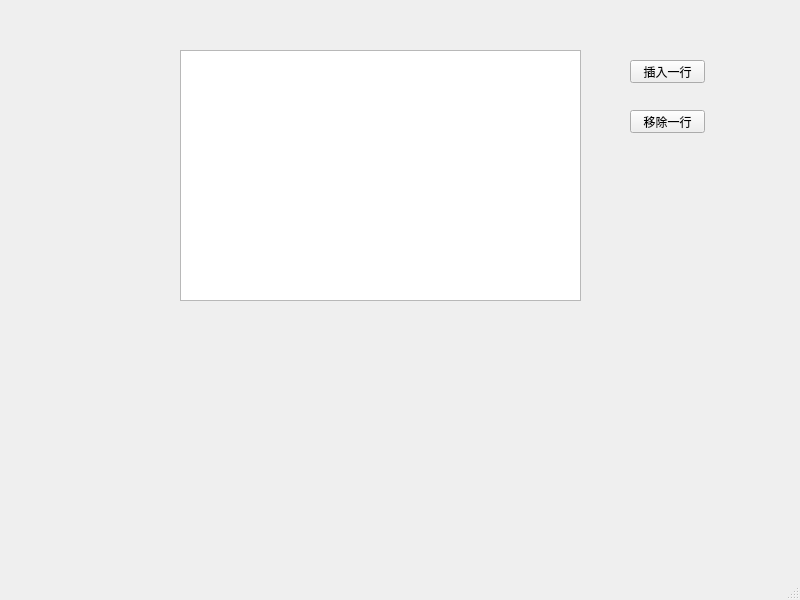
<?xml version="1.0" encoding="UTF-8"?>
<ui version="4.0">
 <class>MainWindow</class>
 <widget class="QMainWindow" name="MainWindow">
  <property name="geometry">
   <rect>
    <x>0</x>
    <y>0</y>
    <width>800</width>
    <height>600</height>
   </rect>
  </property>
  <property name="windowTitle">
   <string>MainWindow</string>
  </property>
  <widget class="QWidget" name="centralwidget">
   <widget class="QTableView" name="tableView">
    <property name="geometry">
     <rect>
      <x>180</x>
      <y>50</y>
      <width>401</width>
      <height>251</height>
     </rect>
    </property>
   </widget>
   <widget class="QPushButton" name="btnInsert">
    <property name="geometry">
     <rect>
      <x>630</x>
      <y>60</y>
      <width>75</width>
      <height>23</height>
     </rect>
    </property>
    <property name="text">
     <string>插入一行</string>
    </property>
   </widget>
   <widget class="QPushButton" name="btnRemove">
    <property name="geometry">
     <rect>
      <x>630</x>
      <y>110</y>
      <width>75</width>
      <height>23</height>
     </rect>
    </property>
    <property name="text">
     <string>移除一行</string>
    </property>
   </widget>
  </widget>
  <widget class="QMenuBar" name="menubar">
   <property name="geometry">
    <rect>
     <x>0</x>
     <y>0</y>
     <width>800</width>
     <height>21</height>
    </rect>
   </property>
  </widget>
  <widget class="QStatusBar" name="statusbar"/>
 </widget>
 <resources/>
 <connections/>
</ui>
